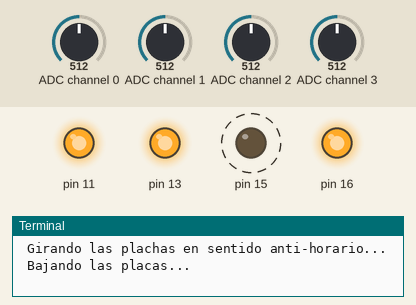
Recording of a program running on a simulated Raspberry Pi (header pin numbers). Shown: output pins drawn as LEDs (lit = HIGH), the last lines printed to the terminal. Dashed ring = blinking. The test bench sets the inputs (shaded band); at power-on: ADC channel 2 = 512, ADC channel 3 = 512, ADC channel 0 = 512, ADC channel 1 = 512 (analog values on the 0–1023 scale). The clock reads 2024-03-15 10:24:30 at power-on unless the program sets it; files the program writes start out absent.

Above: at 2.7 s.
2.8 s: ADC channel 2 set to 259
6.3 s: ADC channel 2 set to 239
At 8.9 s:
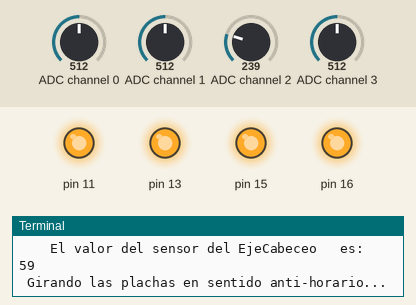
9.8 s: ADC channel 3 set to 287
13.3 s: ADC channel 3 set to 261
At 14.1 s:
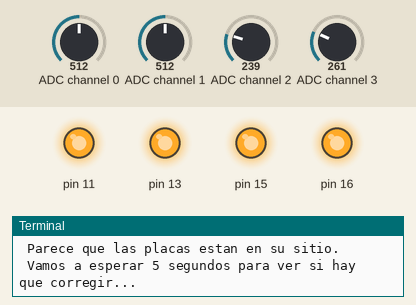
16.1 s: ADC channel 2 set to 202
At 18.0 s:
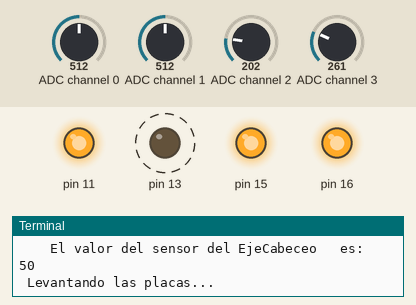
22.2 s: ADC channel 3 set to 30
At 23.6 s:
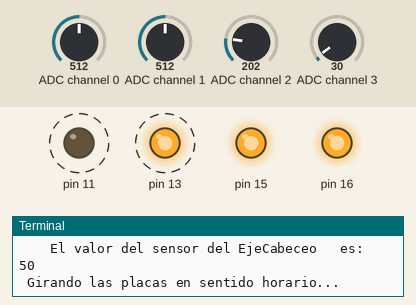
Timing chart, 0 to 29.3 s (numbered marks = the images above; inputs shaded):
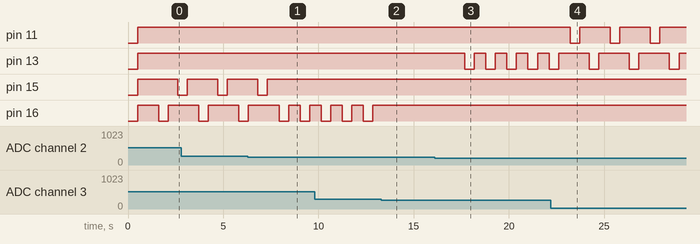

Measured:
- the behaviour switches between 249 and 248 on ADC channel 2 (found by bisection; images 0 and 1)
- the behaviour switches between 221 and 220 on ADC channel 2 (found by bisection; images 2 and 3)
- after the input at 6.3 s, pin 15: goes on until 7.3 s, then stays HIGH
- after the input at 13.3 s, pin 16: stops changing and stays HIGH
- after the input at 16.1 s, pin 13: alternates HIGH for 0.61 s and LOW for 0.50 s, starting after 1.6 s
- after the input at 22.2 s, pin 11: alternates HIGH for 1.6 s and LOW for 0.50 s, starting after 1.0 s; pin 13: alternates HIGH for 1.6 s and LOW for 0.50 s, starting after 2.0 s
- by itself, pin 16: alternates HIGH for 0.61 s and LOW for 0.50 s

The program:

solarpi-offline.py
```python
#!/usr/bin/python
import smbus
import RPi.GPIO as GPIO
import time
from datetime import datetime
import urllib.request
import os

ChipConversor = 0x48
cmdConvertirAD = 0x45
srotacion = 0
sinclinacion = 0
vEjeRotacion = 0
vEjeCabezeo = 0
oEjeRotacion = 200    #Valor objetivo rotacion (20-200)
oEjeCabezeo = 40     #Valor objetiuvo cabezeo (40-100)

bus = smbus.SMBus(1)
time.sleep(0.5)

GPIO.setmode(GPIO.BOARD)
GPIO.setup(11, GPIO.OUT)  # cable azul: motor rotacion en sentido horario
GPIO.setup(16, GPIO.OUT)  # cable verde: monotr rota. sen.  anti-horario
GPIO.setup(15, GPIO.OUT)  # cable amarillo: motor cabeza, abajo.
GPIO.setup(13, GPIO.OUT)  # cable naranja: motor cabeza, arriba.


GPIO.output(11, True)
GPIO.output(16, True)
GPIO.output(15, True)
GPIO.output(13, True)

bus = smbus.SMBus(1)
time.sleep(1)

def leer_comandos():
    with open("comandos.txt", "r+") as archivo:
        # Queremos leer la primera linea del fichero.
        comando = archivo.readline()
        resultado = comando.strip()
        # aqui sehttps://www.riu.com/dcbaltest.critical cierra automaticamente el fichero.

    with open("comandos.txt", "r+") as archivo:
        comandos = archivo.readlines()
        archivo.seek(0)
        archivo.truncate()
        for linea in comandos[1:]:
            archivo.write(linea)

    # Queremos que borre la primera linea del fichero comandos.txt
    # cojeremos el primer comando de la variable comandos
    # Por ultimo queremos que cierre el fichero comandos.txt

    # Finalmente devolvemos el comando y ademas se borrara el primer comando.
    return resultado

def rotacion_horario():

    GPIO.output(11,False)
    time.sleep(0.5)
    GPIO.output(11,True)
    time.sleep(0.5)


def rotacion_antihorario():

    GPIO.output(16,False)
    time.sleep(0.5)
    GPIO.output(16,True)
    time.sleep(0.5)


def cabezeo_abajo():

    GPIO.output(15,False)
    time.sleep(0.5)
    GPIO.output(15,True)
    time.sleep(0.5)


def cabezeo_arriba():

    GPIO.output(13,False)
    time.sleep(0.5)
    GPIO.output(13,True)
    time.sleep(0.5)


def lee_sensores_analogicos():

    global vEjeCabezeo
    global vEjeRotacion
    bus.write_byte(ChipConversor,cmdConvertirAD)
    time.sleep(0.1)
    vAn0 = bus.read_byte(ChipConversor)
    vAn1 = bus.read_byte(ChipConversor)
    vEjeCabezeo = bus.read_byte(ChipConversor)
    vEjeRotacion = bus.read_byte(ChipConversor)


def Cal_obj_rotacion(arghora, argdia, argmes):

    #Queremos que esta funcion nos devuelva el valor en el que tienen que estar las placas en un determinado mes dia y hora
	#El valor que nos va a devolver es un numero entre 20 y 200 que sera la posicion objetivo o l aposicion a la que deberia estar la placa
    enero = (14,14,14,14,14,14,14,14,14,14,75,85,97,111,126,140,154,166,176,14,14,14,14,14)
    febrero = (14,14,14,14,14,14,14,14,14,59,69,80,92,108,124,141,157,170,181,190,14,14,14,14)
    marzo = (14,14,14,14,14,14,14,14,14,53,62,74,88,106,126,146,164,178,189,199,14,14,14,14)
    abril = (14,14,14,14,14,14,14,14,36,45,55,67,82,104,130,156,175,189,199,209,217,14,14,14)
    mayo = (14,14,14,14,14,14,14,22,30,38,48,59,74,99,135,166,185,198,208,216,224,14,14,14)
    junio = (14,14,14,14,14,14,14,18,26,34,43,53,67,92,134,170,190,202,211,219,227,235,14,14)
    julio = (14,14,14,14,14,14,14,19,27,35,43,54,68,91,129,165,186,199,209,217,225,233,14,14)
    agosto = (14,14,14,14,14,14,14,14,33,41,50,62,77,99,129,157,178,191,202,211,220,14,14,14)
    septiembre = (14,14,14,14,14,14,14,14,42,51,61,73,89,108,131,153,171,184,195,204,14,14,14,14)
    octubre = (14,14,14,14,14,14,14,14,52,61,71,83,98,115,133,150,165,178,188,197,14,14,14,14)
    noviembre = (14,14,14,14,14,14,14,14,14,68,77,89,102,117,132,147,160,172,182,14,14,14,14,14)
    diciembre = (14,14,14,14,14,14,14,14,14,14,79,89,101,115,129,143,156,167,177,14,14,14,14,14)

    if argmes == 1 :
       resultado = enero[arghora]
    if argmes == 2 :
       resultado = febrero[arghora]
    if argmes == 3 :
       resultado = marzo[arghora]
    if argmes == 4 :
       resultado = abril[arghora]
    if argmes == 5 :
       resultado = mayo[arghora]
    if argmes == 6 :
       resultado = junio[arghora]
    if argmes == 7 :
       resultado = julio[arghora]
    if argmes == 8 :
       resultado = agosto[arghora]
    if argmes == 9 :
       resultado = septiembre[arghora]
    if argmes == 10 :
       resultado = octubre[arghora]
    if argmes == 11 :
       resultado = noviembre[arghoora]
    if argmes == 12 :
       resultado =  diciembre[arghora]

    return resultado


def Cal_obj_cabezeo(arghora, argdia, argmes):

    #Queremos que esta funcion nos devuelva el valor en el que tienen que estar las placas en un determinado mes dia y hora
    #El valor que nos va a devolver es un numero entre 20 y 200 que sera la posicion objetivo o l aposicion a la que deberia estar la placa
    enero = (46,46,46,46,46,46,46,46,46,46,46,54,59,63,63,63,59,53,46,42,42,42,42,42)
    febrero = (42,42,42,42,42,42,42,42,42,42,51,59,65,69,71,69,65,60,51,43,49,49,49,49)
    marzo = (49,49,49,49,49,49,49,49,49,49,58,66,72,77,79,77,72,65,57,48,56,56,56,56)
    abril = (46,46,46,46,46,46,46,46,46,56,65,74,82,87,89,85,79,71,62,53,43,61,61,61)
    mayo = (43,43,43,43,43,43,43,43,52,61,70,80,88,94,96,92,84,75,66,56,47,63,63,63)
    junio = (45,45,45,45,45,45,45,45,54,63,72,81,90,98,100,95,87,78,68,59,51,42,61,61)
    julio = (43,43,43,43,43,43,43,43,52,61,70,80,89,96,98,94,87,78,68,59,50,42,58,58)
    agosto = (48,48,48,48,48,48,48,48,48,58,67,76,84,90,92,89,82,74,65,55,46,54,54,54)
    septiembre = (44,44,44,44,44,44,44,44,44,54,63,71,78,82,83,81,74,67,58,48,49,49,49,49)
    octubre = (40,40,40,40,40,40,40,40,40,49,57,64,70,73,74,71,65,58,50,41,43,43,43,43)
    noviembre = (43,43,43,43,43,43,43,43,43,43,51,58,63,66,66,63,59,52,44,46,46,46,46,46)
    diciembre = (46,46,46,46,46,46,46,46,46,46,46,54,59,61,62,60,56,50,42,46,46,46,46,46)

    if argmes == 1 :
       resultado = enero[arghora]
    if argmes == 2 :
       resultado = febrero[arghora]
    if argmes == 3 :
       resultado = marzo[arghora]
    if argmes == 4 :
       resultado = abril[arghora]
    if argmes == 5 :
       resultado = mayo[arghora]
    if argmes == 6 :
       resultado = junio[arghora]
    if argmes == 7 :
       resultado = julio[arghora]
    if argmes == 8 :
       resultado = agosto[arghora]
    if argmes == 9 :
       resultado = septiembre[arghora]
    if argmes == 10 :
       resultado = octubre[arghora]
    if argmes == 11 :
       resultado = noviembre[arghoora]
    if argmes == 12 :
       resultado =  diciembre[arghora]

    return resultado

modo_automatico = True

while True:

    print("\n\n")
    print("# Aqui empieza un nuevo ciclo................................######")
    frase = "Traza "

    fechaleida = datetime.now()
    print("    Esta es la fecha que acabamos de leer: ", fechaleida)
    mes_actual = fechaleida.month
    print("    Este es el mes actual:", mes_actual)
    dia_actual = fechaleida.day
    print("    Este es el dia actual:", dia_actual)
    hora_actual = fechaleida.hour
    print("    Esta es la hora actual:", hora_actual)

    if modo_automatico == True:
        print("    Estamos en modo...... Automatico")
        oEjeRotacion = Cal_obj_rotacion(hora_actual, dia_actual, mes_actual)
        oEjeCabezeo = Cal_obj_cabezeo(hora_actual, dia_actual, mes_actual)

    else :
        print("    Estamos en modo...... Manual")

    print("    Este es el objetivo rotacion: ", oEjeRotacion)
    print("    Este es el objetivo cabezeo: ", oEjeCabezeo)

    lee_sensores_analogicos()
    print("    El valor del sensor del EjeRotacion  es: ", vEjeRotacion )
    print("    El valor del sensor del EjeCabeceo   es: ", vEjeCabezeo )

    se_han_movido_las_placas = False

    if vEjeRotacion < (oEjeRotacion - 5) :
        print(" Girando las placas en sentido horario...")
        rotacion_horario()
        se_han_movido_las_placas = True
        frase = frase + "Gira.horario "

    if vEjeRotacion > (oEjeRotacion + 5) :
        print(" Girando las plachas en sentido anti-horario...")
        rotacion_antihorario()
        se_han_movido_las_placas = True
        frase = frase + "Gir.anithora "

    if vEjeCabezeo < (oEjeCabezeo - 3) :
        print(" Levantando las placas...")
        cabezeo_arriba()
        se_han_movido_las_placas = True
        frase = frase + "A "

    if vEjeCabezeo > (oEjeCabezeo + 3) :
        print(" Bajando las placas...")
        cabezeo_abajo()
        se_han_movido_las_placas = True
        frase = frase + "B "

    if not se_han_movido_las_placas:
        print(" Parece que las placas estan en su sitio.")
        print(" Vamos a esperar 5 segundos para ver si hay que corregir...")
        frase = frase + "Nada que hacer "
        with open('logSolarPiV4.txt', 'a') as archivo_log:
            registro = f"{fechaleida}{frase}\n"
            archivo_log.write(registro)
        time.sleep(2)
    else:
        frase = frase + "Movimiento terminado "
        with open('logSolarPiV4.txt', 'a') as archivo_log:
            registro = f"{fechaleida}{frase}\n"
            archivo_log.write(registro)

# Fin del programa.
```
